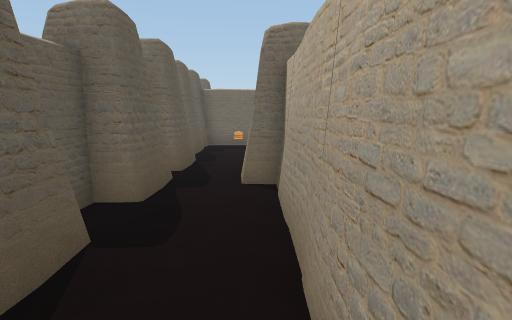
View 1 (above)

24 first-person views from a walk through a scene from a Unity 3-D project. The camera is 1.3 m above the floor, tilts 8° down and sees 75° across. The floor is counted in squares, 1 m on a side. Each view is taken from the middle of a square. On the plan, view 1 faces up. The plan holds only what a view shows up to about 14 squares ahead; the rest is blank. Some surface patterns are stand-ins.

View 2
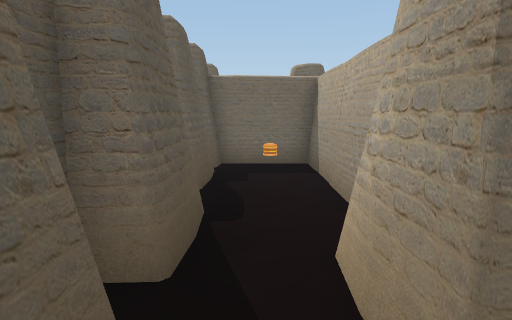

View 3
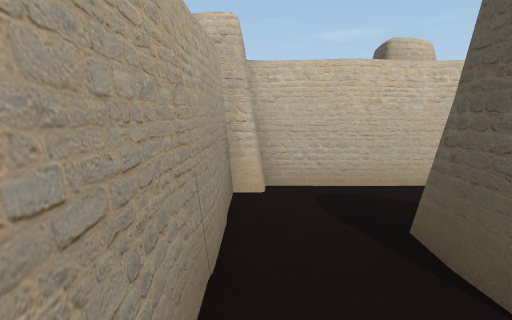

View 4
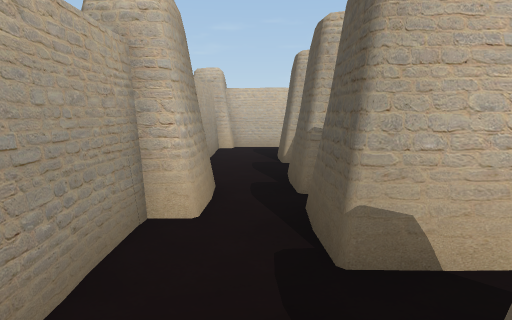

View 5
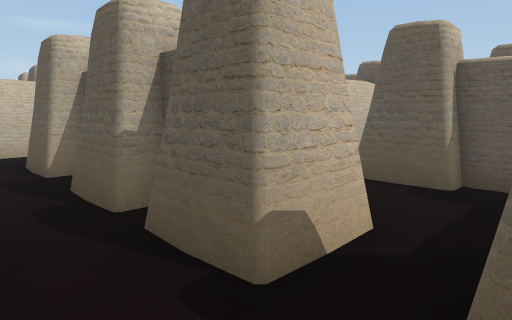

View 6
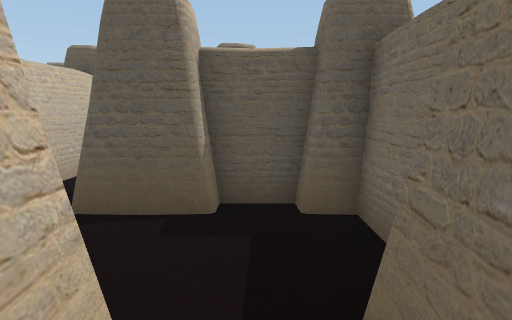

View 7
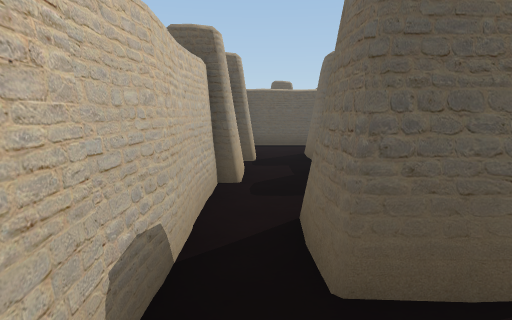

View 8
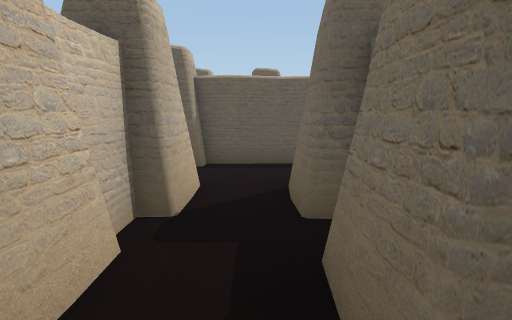

View 9
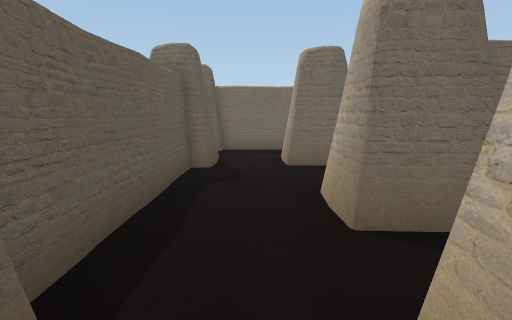

View 10
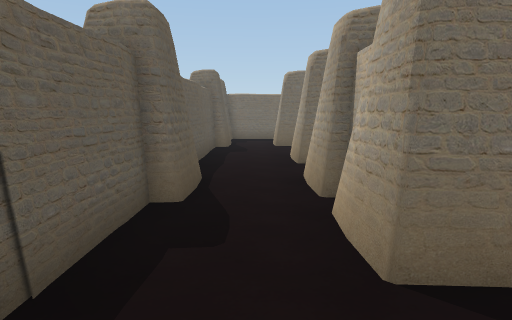

View 11
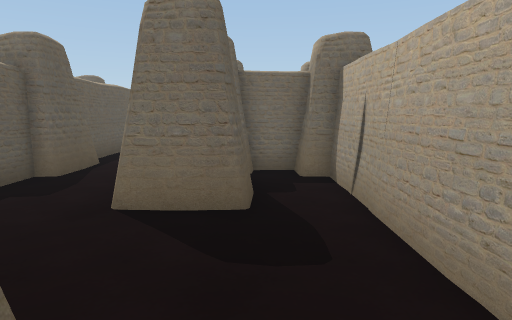

View 12
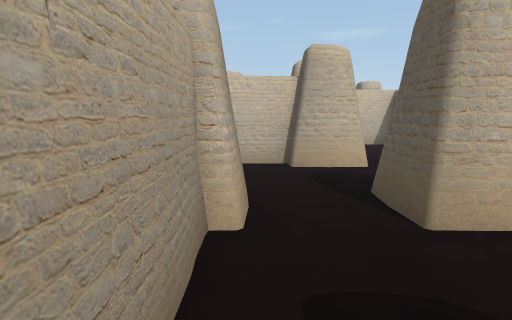

View 13
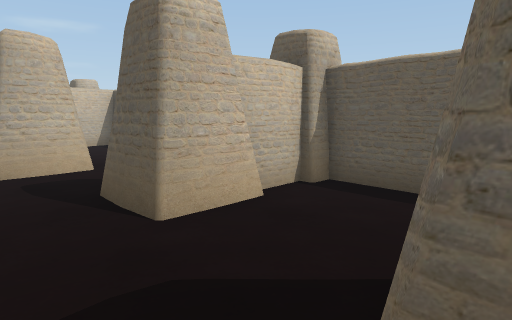

View 14
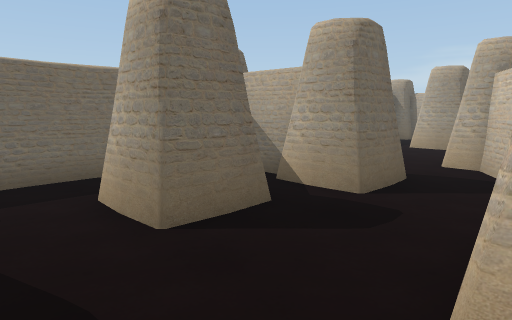

View 15
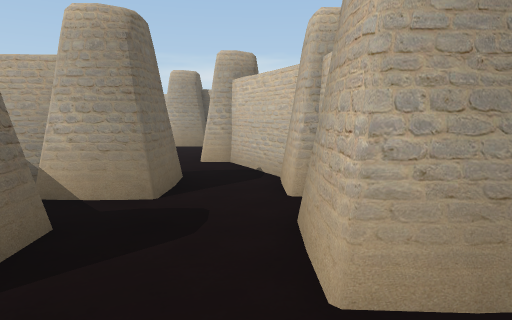

View 16
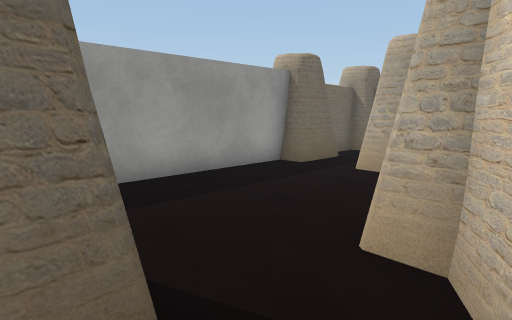

View 17
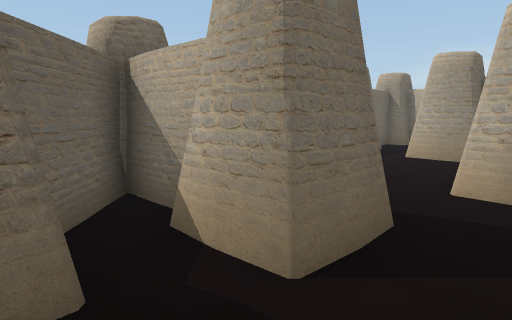

View 18
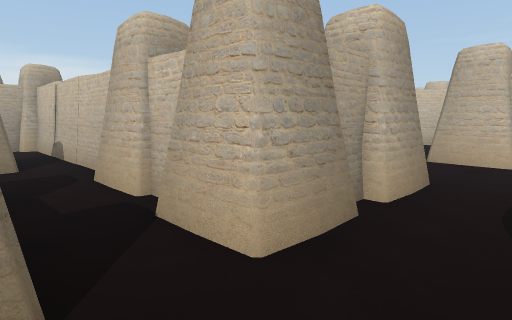

View 19
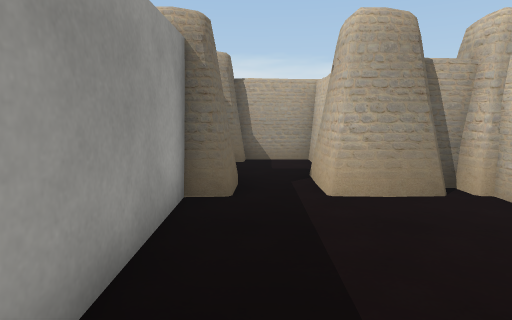

View 20
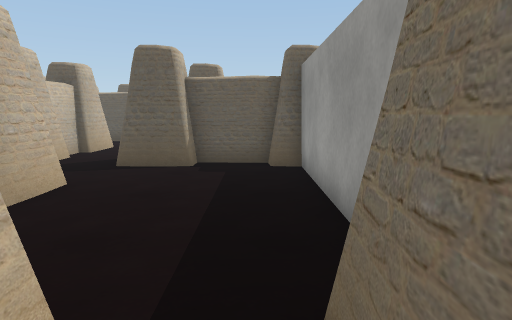

View 21
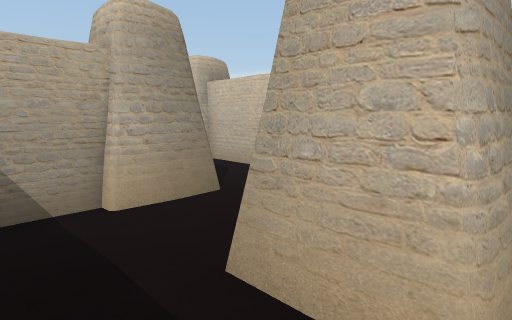

View 22
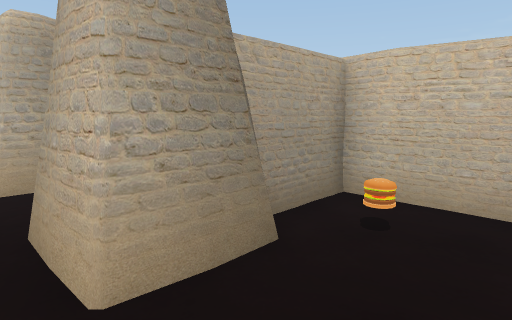

View 23
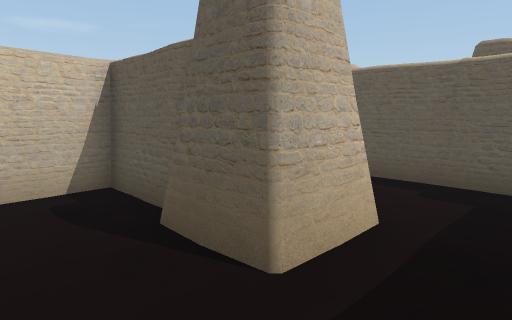

View 24
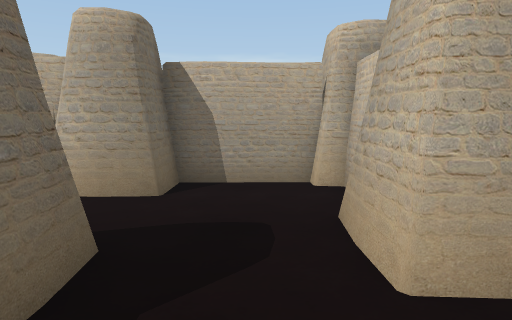

### Floor plan
Key: @ floor where view 1 was taken; # wall or solid block; . floor; O other object.
Columns run from 18 left of view 1 to 1 right of it. Each row starts with its distance up from view 1.
 17 #####  #############
 16 #... # #...........#
 15 #..#####.......##..#
 14 ##.######.....######
 13 ##.##.###.....###O.#
 12 #.........#######..#
 11 #.......#####.###..#
 10 #..######  #.......#
  9 #..######  ##..##..#
  8 #.........###..##.##
  7 #..#####.......##.##
  6 ##.##############.##
  5 ##.#####  .....##..#
  4 #..###.#.......#...#
  3 #..###.#..###..##..#
  2 #......#..###..##..#
  1 #......#..O##......#
  0 #......#...##.....@#
 -1 #####.##############
 -2    ##.###
 -3    ....##
 -4  . ....##
 -5    .##.##
 -6    .####
 -7   ..
 -8   .
 -9  ..
-10  ..
-11 ###

Positions as (right, up) in squares from view 1, and headings:
1: (0, 0), facing up
2: (-1, 5), facing up
3: (0, 5), facing down
4: (-1, 12), facing down
5: (0, 11), facing down-left
6: (-2, 10), facing left
7: (-4, 7), facing left
8: (-9, 8), facing left
9: (-16, 5), facing up
10: (-16, 0), facing up
11: (-13, -2), facing up
12: (-12, 3), facing down
13: (-12, 3), facing down-left
14: (-17, 10), facing up-right
15: (-17, 11), facing right
16: (-11, 11), facing up-right
17: (-14, 11), facing up-right
18: (-17, 9), facing down-right
19: (-9, 16), facing right
20: (-2, 16), facing left
21: (-8, 5), facing down-right
22: (-10, 4), facing down-right
23: (-4, 5), facing down-left
24: (-17, -4), facing right
